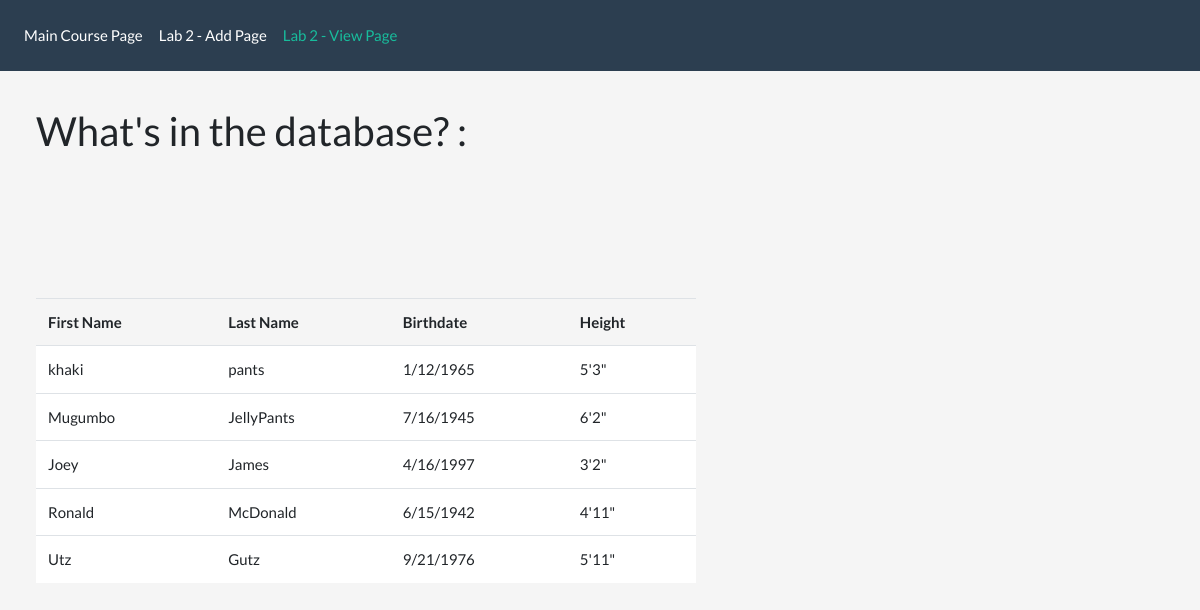
Page /Lab2_CB/viewPage.php on the committed database.
### tables this page shows
CREATE TABLE `actors` (
  `id` int(10) UNSIGNED NOT NULL,
  `firstname` varchar(250) NOT NULL,
  `lastname` varchar(250) NOT NULL,
  `dob` varchar(25) NOT NULL,
  `height` varchar(100) NOT NULL
);

### Lab2_CB/viewPage.php (the view, shortened to what this page needs)
<!DOCTYPE html>
<html>
    <head>
        <link rel="stylesheet" href="bootstrap.min.css" />
    </head>
    <body>
        <nav class="navbar navbar-expand-lg navbar-dark bg-primary">
         <div class="collapse navbar-collapse" id="navbarColor01">
    <ul class="navbar-nav mr-auto">
      <li class="nav-item">
        <a class="nav-link" href="/PHPCLASS_CB/index.php">Main Course Page</a>
      </li>
      <li class="nav-item">
        <a class="nav-link" href="addPage.php">Lab 2 - Add Page</a>
      </li>
      <li class="nav-item active">
        <a class="nav-link" href="#">Lab 2 - View Page</a>
      </li>
    </ul>
                 </nav>
        <div class="muh">
            <h2>What's in the database? :</h2><br>
        <table class="table table-hover">
            <th scope="col">First Name</th>
      <th scope="col">Last Name</th>
      <th scope="col">Birthdate</th>
      <th scope="col">Height</th>
        <?php
        try{
        $theGoods = array();
        $user = "root";
        $pass = "";
        $dbh = new PDO('mysql:host=localhost;port=3306;dbname=phpclasswinter2017', $user, $pass);
        $dbh->setAttribute(PDO::ATTR_ERRMODE, PDO::ERRMODE_EXCEPTION);
            $statement = $dbh->prepare("SELECT firstname, lastname, dob, height FROM actors");
            if($statement->execute() && $statement->rowCount() > 0){
                $theGoods = $statement->fetchAll(PDO::FETCH_ASSOC);
            }
        }
        catch(PDOException $e) {
            echo "<br>" . $e->getMessage();
            echo "it got boned up, son";
        }
        if(isset($theGoods)){
            foreach ($theGoods as $row){
                echo '<tr class="table">';
                echo "<td>";
                echo $row['firstname'];
                echo "</td>";
                echo "<td>";
                echo $row['lastname'];
                echo "</td>";
                echo "<td>";
                echo $row['dob'];
                echo "</td>";
                echo "<td>";
                echo $row['height'];
                echo "</td>";
                echo "</tr><br>";
            }
        }
        ?>
        </table>
        </div>
    </body>
</html>

### Lab2_CB/viewPage.php (style rules this page uses)
body { background-color:whitesmoke; }
.muh { width:55%; margin:3%; }

### rows in the picture
actors: firstname "khaki", lastname "pants", dob "1/12/1965", height "5'3\""
actors: firstname "Mugumbo", lastname "JellyPants", dob "7/16/1945", height "6'2\""
actors: firstname "Joey", lastname "James", dob "4/16/1997", height "3'2\""
actors: firstname "Ronald", lastname "McDonald", dob "6/15/1942", height "4'11\""
actors: firstname "Utz", lastname "Gutz", dob "9/21/1976", height "5'11\""
